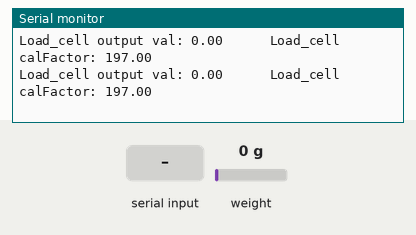
Simulated run of this sketch. Board: Arduino Nano, built with avr-gcc and run on an emulated ATmega328P. Parts: the last lines printed to the serial monitor. The test bench sets the inputs (shaded band); at power-on: weight on the scale 0 g.

Above: at 3.6 s.
3.7 s: "t" received over Serial
At 3.9 s:
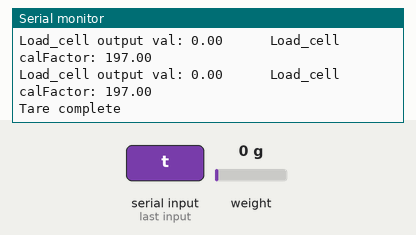
5.2 s: weight on the scale set to 100 g
At 5.63 s:
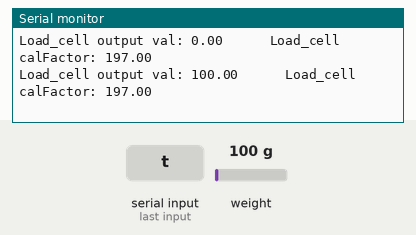
6.7 s: "l" received over Serial
At 6.89 s:
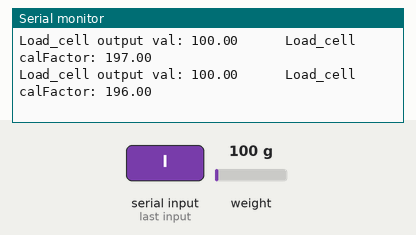
8.2 s: weight on the scale set to 1250 g
At 8.4 s:
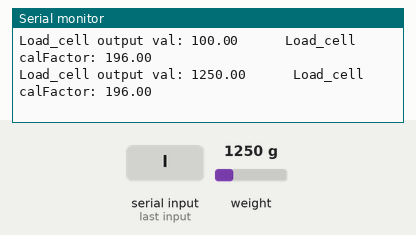
Timing chart, 0 to 10.7 s (numbered marks = the images above; inputs shaded):
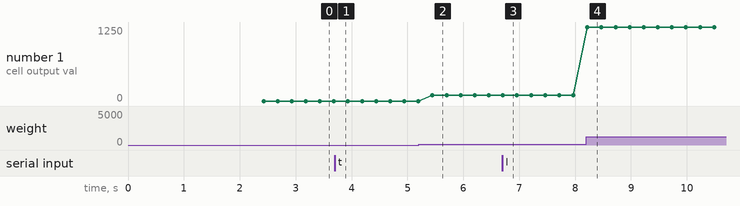

Measured:
- after the input at 3.7 s, the serial monitor: prints a new line after 0.05 s (image 1)
- after the input at 5.2 s, the serial monitor: prints a new line after 0.25 s (image 2)
- after the input at 6.7 s, the serial monitor: prints a new line at once (image 3)
- after the input at 8.2 s, the serial monitor: prints a new line at once (image 4)
- plotted number 1: 0 → 100 after the input at 5.2 s, 100 → 1250 after the input at 8.2 s

The sketch:

Gentleman_Maker_InteleT.ino
```cpp
//-------------------------------------------------------------------------------------
// HX711_ADC.h
// Arduino master library for HX711 24-Bit Analog-to-Digital Converter for Weigh Scales
// Olav Kallhovd sept2017
// Tested with      : HX711 asian module on channel A and YZC-133 3kg load cell
// Tested with MCU  : Arduino Nano
//-------------------------------------------------------------------------------------
/* This is an example sketch on how to find correct calibration factor for your HX711:
   - Power up the scale and open Arduino serial terminal
   - After stabelizing and tare is complete, put a known weight on the load cell
   - Observe values on serial terminal
   - Adjust the calibration factor until output value is same as your known weight:
      - Sending 'l' from the serial terminal decrease factor by 1.0
      - Sending 'L' from the serial terminal decrease factor by 10.0
      - Sending 'h' from the serial terminal increase factor by 1.0
      - Sending 'H' from the serial terminal increase factor by 10.0
      - Sending 't' from the serial terminal call tare function
   - Observe and note the value of the new calibration factor
   - Use this new calibration factor in your sketch
*/

#include <HX711_ADC.h>

//HX711 constructor (dout pin, sck pin)
HX711_ADC LoadCell(2, 3);

long t;

void setup() {
  Serial.begin(9600);
  Serial.println("Wait...");
  LoadCell.begin();
  long stabilisingtime = 2000; // tare preciscion can be improved by adding a few seconds of stabilising time
  LoadCell.start(stabilisingtime);
  LoadCell.setCalFactor(197); // user set calibration factor (float)
  Serial.println("Startup + tare is complete");
}

void loop() {
  //update() should be called at least as often as HX711 sample rate; >10Hz@10SPS, >80Hz@80SPS
  //longer delay in scetch will reduce effective sample rate (be carefull with delay() in loop)
  LoadCell.update();

  //get smoothed value from data set + current calibration factor
  if (millis() > t + 250) {
    float i = LoadCell.getData();
    float v = LoadCell.getCalFactor();
    Serial.print("Load_cell output val: ");
    Serial.print(i);
    Serial.print("      Load_cell calFactor: ");
    Serial.println(v);
    t = millis();
  }

  //receive from serial terminal
  if (Serial.available() > 0) {
    float i;
    char inByte = Serial.read();
    if (inByte == 'l') i = -1.0;
    else if (inByte == 'L') i = -10.0;
    else if (inByte == 'h') i = 1.0;
    else if (inByte == 'H') i = 10.0;
    else if (inByte == 't') LoadCell.tareNoDelay();
    if (i != 't') {
      float v = LoadCell.getCalFactor() + i;
      LoadCell.setCalFactor(v);
    }
  }

  //check if last tare operation is complete
  if (LoadCell.getTareStatus() == true) {
    Serial.println("Tare complete");
  }
}
```
